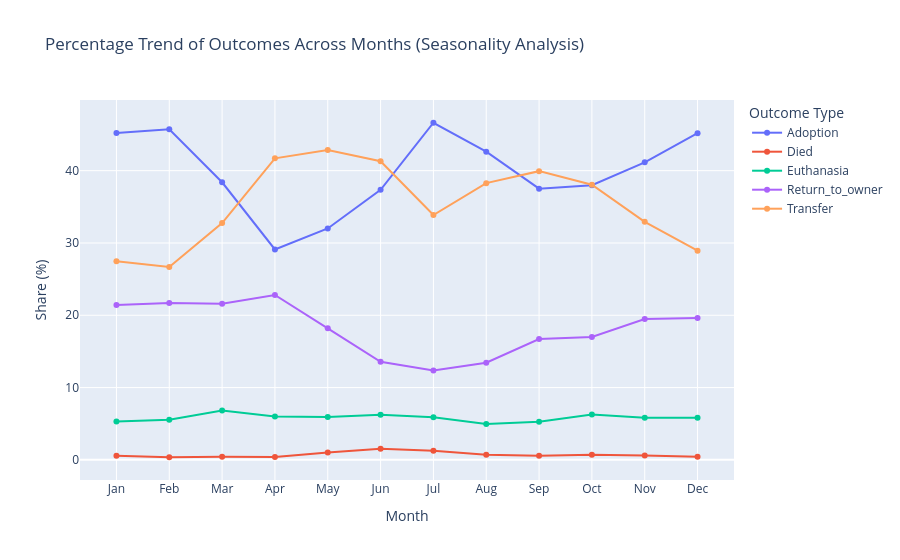

Source (notebook cell):
### Markdown cell above
### Temporal outcome distributions

### Code cell
monthly_data = pd.DataFrame({
    'month': X_train['DateTime'].dt.month,
    'OutcomeType': y_train
})

month_outcome = pd.crosstab(
    monthly_data['month'],
    monthly_data['OutcomeType'],
    normalize='index'
) * 100

month_outcome = month_outcome.rename_axis('month').reset_index()

month_outcome_melted = month_outcome.melt(
    id_vars='month',
    var_name='OutcomeType',
    value_name='Percentage'
)

fig = px.line(
    month_outcome_melted,
    x='month',
    y='Percentage',
    color='OutcomeType',
    markers=True,
    title='Percentage Trend of Outcomes Across Months (Seasonality Analysis)',
    labels={
        'month': 'Month',
        'Percentage': 'Share (%)',
        'OutcomeType': 'Outcome Type'
    }
)

fig.update_xaxes(
    tickmode='array',
    tickvals=list(range(1, 13)),
    ticktext=['Jan', 'Feb', 'Mar', 'Apr', 'May', 'Jun',
              'Jul', 'Aug', 'Sep', 'Oct', 'Nov', 'Dec']
)

fig.show()

### Figure 1 — Plotly figure (JSON) as saved in the notebook; plotly's stock layout.template omitted (floating-point values rounded to 4 significant figures)
{"data": [{"hovertemplate": "Outcome Type=Adoption<br>Month=%{x}<br>Share (%)=%{y}<extra></extra>", "legendgroup": "Adoption", "line": {"color": "#636efa", "dash": "solid"}, "marker": {"symbol": "circle"}, "mode": "lines+markers", "name": "Adoption", "orientation": "v", "showlegend": true, "type": "scatter", "x": [1, 2, 3, 4, 5, 6, 7, 8, 9, 10, 11, 12], "xaxis": "x", "y": [45.21, 45.74, 38.39, 29.1, 32.01, 37.34, 46.63, 42.62, 37.51, 37.99, 41.15, 45.19], "yaxis": "y"}, {"hovertemplate": "Outcome Type=Died<br>Month=%{x}<br>Share (%)=%{y}<extra></extra>", "legendgroup": "Died", "line": {"color": "#EF553B", "dash": "solid"}, "marker": {"symbol": "circle"}, "mode": "lines+markers", "name": "Died", "orientation": "v", "showlegend": true, "type": "scatter", "x": [1, 2, 3, 4, 5, 6, 7, 8, 9, 10, 11, 12], "xaxis": "x", "y": [0.5678, 0.363, 0.4338, 0.4, 1.015, 1.541, 1.257, 0.6988, 0.5848, 0.6961, 0.6143, 0.4345], "yaxis": "y"}, {"hovertemplate": "Outcome Type=Euthanasia<br>Month=%{x}<br>Share (%)=%{y}<extra></extra>", "legendgroup": "Euthanasia", "line": {"color": "#00cc96", "dash": "solid"}, "marker": {"symbol": "circle"}, "mode": "lines+markers", "name": "Euthanasia", "orientation": "v", "showlegend": true, "type": "scatter", "x": [1, 2, 3, 4, 5, 6, 7, 8, 9, 10, 11, 12], "xaxis": "x", "y": [5.323, 5.535, 6.833, 6.0, 5.933, 6.236, 5.886, 4.969, 5.263, 6.265, 5.835, 5.835], "yaxis": "y"}, {"hovertemplate": "Outcome Type=Return_to_owner<br>Month=%{x}<br>Share (%)=%{y}<extra></extra>", "legendgroup": "Return_to_owner", "line": {"color": "#ab63fa", "dash": "solid"}, "marker": {"symbol": "circle"}, "mode": "lines+markers", "name": "Return_to_owner", "orientation": "v", "showlegend": true, "type": "scatter", "x": [1, 2, 3, 4, 5, 6, 7, 8, 9, 10, 11, 12], "xaxis": "x", "y": [21.43, 21.69, 21.58, 22.8, 18.19, 13.57, 12.37, 13.43, 16.71, 17.0, 19.47, 19.62], "yaxis": "y"}, {"hovertemplate": "Outcome Type=Transfer<br>Month=%{x}<br>Share (%)=%{y}<extra></extra>", "legendgroup": "Transfer", "line": {"color": "#FFA15A", "dash": "solid"}, "marker": {"symbol": "circle"}, "mode": "lines+markers", "name": "Transfer", "orientation": "v", "showlegend": true, "type": "scatter", "x": [1, 2, 3, 4, 5, 6, 7, 8, 9, 10, 11, 12], "xaxis": "x", "y": [27.47, 26.68, 32.75, 41.7, 42.86, 41.31, 33.86, 38.28, 39.93, 38.05, 32.92, 28.93], "yaxis": "y"}], "layout": {"legend": {"title": {"text": "Outcome Type"}, "tracegroupgap": 0}, "title": {"text": "Percentage Trend of Outcomes Across Months (Seasonality Analysis)"}, "xaxis": {"anchor": "y", "domain": [0, 1], "tickmode": "array", "ticktext": ["Jan", "Feb", "Mar", "Apr", "May", "Jun", "Jul", "Aug", "Sep", "Oct", "Nov", "Dec"], "tickvals": [1, 2, 3, 4, 5, 6, 7, 8, 9, 10, 11, 12], "title": {"text": "Month"}}, "yaxis": {"anchor": "x", "domain": [0, 1], "title": {"text": "Share (%)"}}}}
